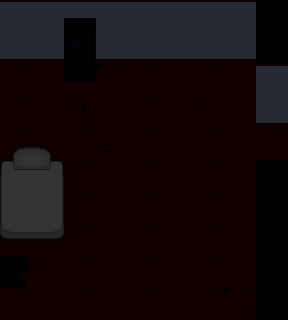

A level layout from a 2D game, rendered from its tile map. Below: a short description, then the map file with its tile-grid data intact:
An orthogonal 9x10 tile map with 32x32 px tiles, 5 tile layers (layer0, layer1, layer2, layer3, ...).

<map version="1.10" tiledversion="1.10.0" orientation="orthogonal" renderorder="right-down" width="9" height="10" tilewidth="32" tileheight="32" infinite="0" nextlayerid="6" nextobjectid="1">
 <tileset firstgid="1" source="res/add_more.tsx" />
 <layer id="4" name="layer0" width="9" height="10" locked="1">
  <data encoding="csv">
0,0,0,0,0,0,0,0,0,
0,0,0,0,0,0,0,0,0,
312,312,312,312,312,312,312,312,0,
312,312,312,312,312,312,312,312,0,
312,312,312,312,312,312,312,312,0,
0,0,312,312,312,312,312,312,0,
0,0,312,312,312,312,312,312,0,
0,0,312,312,312,312,312,312,0,
312,312,312,312,312,312,312,312,0,
312,312,312,312,312,312,312,312,0
</data>
 </layer>
 <layer id="1" name="layer1" width="9" height="10" locked="1">
  <data encoding="csv">
170,170,170,170,170,170,170,170,28,
170,170,170,170,170,170,170,170,28,
185,186,185,172,185,186,185,186,170,
185,186,173,186,185,186,188,186,170,
185,186,185,189,185,186,185,186,185,
185,186,185,186,185,186,185,186,28,
185,186,185,186,185,186,185,186,28,
185,186,185,186,185,186,185,186,28,
190,186,185,186,185,186,185,186,28,
185,186,185,186,185,186,185,174,28
</data>
 </layer>
 <layer id="2" name="layer2" width="9" height="10" locked="1">
  <data encoding="csv">
171,171,171,171,171,171,171,171,0,
187,187,187,187,187,187,187,187,0,
0,0,0,0,0,0,0,0,171,
0,0,0,0,0,0,0,0,187,
0,0,0,0,0,0,0,0,0,
0,0,0,0,0,0,0,0,0,
0,0,0,0,0,0,0,0,0,
0,0,0,0,0,0,0,0,0,
0,0,0,0,0,0,0,0,0,
0,0,0,0,0,0,0,0,0
</data>
 </layer>
 <layer id="3" name="layer3" width="9" height="10" locked="1">
  <data encoding="csv">
0,0,217,0,0,0,0,0,0,
0,0,233,0,0,0,0,0,0,
0,0,249,0,0,0,0,0,0,
0,0,0,0,0,0,0,0,0,
0,0,0,0,0,0,0,0,0,
202,203,0,0,0,0,0,0,0,
204,205,0,0,0,0,0,0,0,
206,207,0,0,0,0,0,0,0,
0,0,0,0,0,0,0,0,0,
0,0,0,0,0,0,0,0,0
</data>
 </layer>
 <layer id="5" name="layer4" width="9" height="10" locked="1">
  <data encoding="csv">
0,0,0,0,0,0,0,0,0,
0,0,0,0,0,0,0,0,0,
0,0,0,0,0,0,0,0,0,
0,0,0,0,0,0,0,0,0,
200,201,0,0,0,0,0,0,0,
0,0,0,0,0,0,0,0,0,
0,0,0,0,0,0,0,0,0,
0,0,0,0,0,0,0,0,0,
0,0,0,0,0,0,0,0,0,
0,0,0,0,0,0,0,0,0
</data>
 </layer>
</map>
